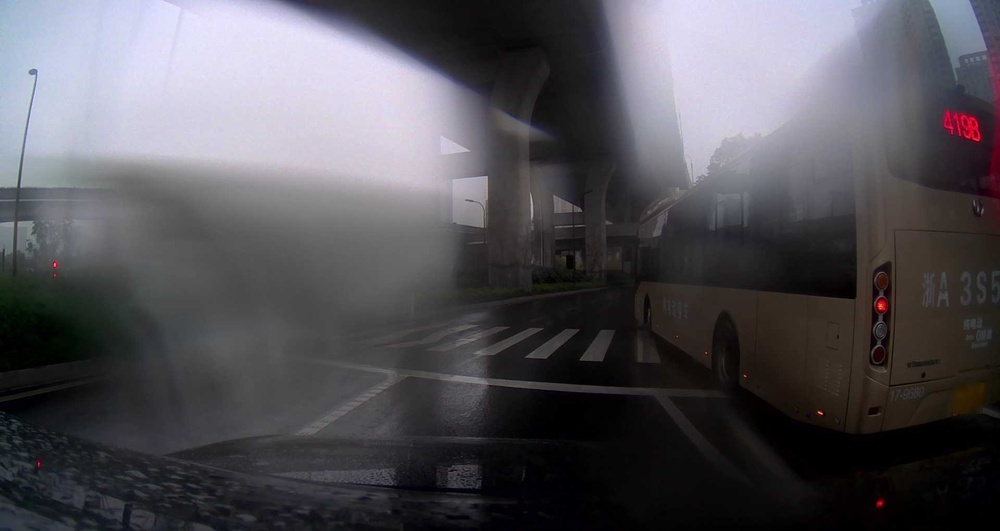
#> input picture Code/assets/image.jpg, 1000 x 531 px, shrunk from 1920 x 1020 before the run
$ python -i dark_channel_prior.py   (imports and definitions only)
#> lines starting #> are read from the running program, lines starting #| are printed output that depends on the picture
import numpy as np
import cv2 as cv
import matplotlib.pyplot as plt
import scipy.ndimage as ndimage

def bgr2rgb(img):
    b,g,r = cv.split(img)
    return cv.merge([r,g,b])

# img = bgr2rgb(cv.imread("/content/test3.jpg"))


def get_dark_channel_prior(img, w_size=15):
    """
    img    -> 3D tensor in RGB format
    w_size -> size of patch to consider (default is 15)
    """
    J_dark = ndimage.minimum_filter(img, footprint=np.ones((w_size, w_size, 3)), mode='nearest')

    return J_dark[:, :, 1]


def estimate_atmospheric_light(img, w_size=15):
    """
    img -> 3D tensor in RGB format

    ret ->
        A_r |
        A_g | -> estimated atmospheric light in the RGB channels
        A_c |
    """
    size = img.shape[:2]
    k = int(0.001 * np.prod(size))
    j_dark = get_dark_channel_prior(img, w_size=w_size)
    idx = np.argpartition(-j_dark.ravel(), k)[:k]
    x, y = np.hsplit(np.column_stack(np.unravel_index(idx, size)), 2)

    A = np.array([img[x, y, 0].max(), img[x, y, 1].max(), img[x, y, 2].max()])
    return A


def estimate_transmission(img, omega=0.95, w_size=15):
    """
    Estimates the transmission map using the dark channel prior of the normalized image.
    A small fraction, omega, of the haze is kept to retain depth perspective after haze removal.

    img   -> 3D Tensor in RGB format
    omega -> fraction of haze to keep in image (default is 0.95)
    """
    A = estimate_atmospheric_light(img)
    norm_img = img / A
    norm_img_dc = get_dark_channel_prior(norm_img, w_size=w_size)

    return 1 - omega * norm_img_dc


def guided_filter(I, p, omega=60, eps=0.01):
    """
    from http://kaiminghe.com/publications/eccv10guidedfilter.pdf
    and  https://arxiv.org/pdf/1505.00996.pdf

    I     -> guidance image, 3D Tensor in RGB format
    p     -> filtering input image,
    omega -> window size (default is 60)
    eps   -> regularization parameter (default 0.01)
    """

    w_size = (omega, omega)
    I = I / 255
    I_r, I_g, I_b = I[:, :, 0], I[:, :, 1], I[:, :, 2]

    mean_I_r = cv.blur(I_r, w_size)
    mean_I_g = cv.blur(I_g, w_size)
    mean_I_b = cv.blur(I_b, w_size)

    mean_p = cv.blur(p, w_size)

    mean_Ip_r = cv.blur(I_r * p, w_size)
    mean_Ip_g = cv.blur(I_g * p, w_size)
    mean_Ip_b = cv.blur(I_b * p, w_size)

    cov_Ip_r = mean_Ip_r - mean_I_r * mean_p
    cov_Ip_g = mean_Ip_g - mean_I_g * mean_p
    cov_Ip_b = mean_Ip_b - mean_I_b * mean_p
    cov_Ip = np.stack([cov_Ip_r, cov_Ip_g, cov_Ip_b], axis=-1)

    var_I_rr = cv.blur(I_r * I_r, w_size) - mean_I_r * mean_I_r
    var_I_rg = cv.blur(I_r * I_g, w_size) - mean_I_r * mean_I_g
    var_I_rb = cv.blur(I_r * I_b, w_size) - mean_I_r * mean_I_b
    var_I_gb = cv.blur(I_g * I_b, w_size) - mean_I_g * mean_I_b
    var_I_gg = cv.blur(I_g * I_g, w_size) - mean_I_g * mean_I_g
    var_I_bb = cv.blur(I_b * I_b, w_size) - mean_I_b * mean_I_b

    a = np.zeros(I.shape)
    for x, y in np.ndindex(I.shape[:2]):
        Sigma = np.array([
            [var_I_rr[x, y], var_I_rg[x, y], var_I_rb[x, y]],
            [var_I_rg[x, y], var_I_gg[x, y], var_I_gb[x, y]],
            [var_I_rb[x, y], var_I_gb[x, y], var_I_bb[x, y]]
        ])
        c = cov_Ip[x, y, :]

        a[x, y, :] = np.linalg.inv(Sigma + eps * np.eye(3)).dot(c)

    mean_a = np.stack([cv.blur(a[:, :, 0], w_size), cv.blur(a[:, :, 1], w_size), cv.blur(a[:, :, 2], w_size)], axis=-1)
    mean_I = np.stack([mean_I_r, mean_I_g, mean_I_b], axis=-1)

    b = mean_p - np.sum(a * mean_I, axis=2)
    mean_b = cv.blur(b, w_size)
    q = np.sum(mean_a * I, axis=2) + mean_b

    return q


def haze_removal(img, w_size=15, a_omega=0.95, gf_w_size=200, eps=1e-6):
    """
    Implements the haze removal pipeline from
    Single Image Haze Removal Using Dark Channel Prior by He et al. (2009)

    I       -> 3D tensor in RGB format
    w_size  -> window size of local patch (default is 15)
    a_omega -> fraction of haze to keep in image (default is 0.95)
    omega   -> window size for guided filter (default is 200)
    eps     -> regularization parameter for guided filter(default 1e-6)
    """
    img = img.astype(np.int16)
    A = estimate_atmospheric_light(img, w_size=w_size)
    alpha_map = estimate_transmission(img, omega=a_omega, w_size=w_size)
    f_alpha_map = guided_filter(img, alpha_map, omega=gf_w_size, eps=eps)

    img[:, :, 0] -= A[0]
    img[:, :, 1] -= A[1]
    img[:, :, 2] -= A[2]
    z = np.maximum(f_alpha_map, 0.1)
    img[:, :, 0] = img[:, :, 0] / z
    img[:, :, 1] = img[:, :, 1] / z
    img[:, :, 2] = img[:, :, 2] / z

    img[:, :, 0] += A[0]
    img[:, :, 1] += A[1]
    img[:, :, 2] += A[2]

    img = np.maximum(img, 0)
    img = np.minimum(img, 255)

    return img

>>> import cv2
>>> picture = cv2.imread('../assets/image.jpg')
#> picture is the input picture: shape (531, 1000, 3); mean B, G, R 86.8, 81.5, 83.2
>>> result = haze_removal(picture)
#> in get_dark_channel_prior, `J_dark = ndimage.minimum_filter(img, footprint=np.ones((w_size, w_size..`:
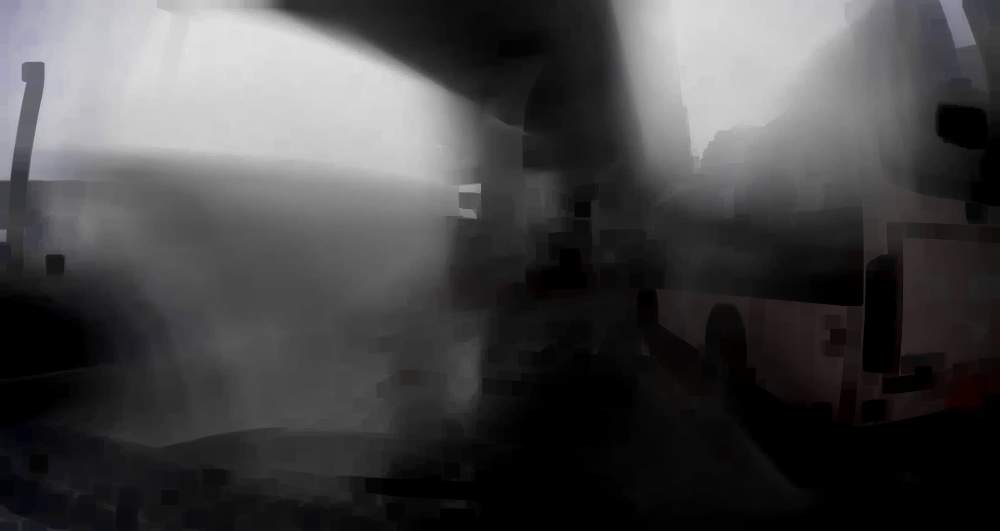
#> J_dark: shape (531, 1000, 3) int16; mean B, G, R 69.6, 68.7, 69.4
#> in estimate_atmospheric_light, `idx = np.argpartition(-j_dark.ravel(), k)[:k]`: idx = 531 values, max 60230 at index 401, min 21218 at index 491, mean 34548.6
#> in estimate_atmospheric_light, `x, y = np.hsplit(np.column_stack(np.unravel_index(idx, size)), 2)`: x = 531 values, max 60 at index 400, min 21 at index 491, mean 34.32; y = 531 values, max 295 at index 317, min 186 at index 185, mean 226.6
#> in estimate_atmospheric_light, `A = np.array([img[x, y, 0].max(), img[x, y, 1].max(), img[x, y, 2].max..`: A = [255, 231, 235]
#> in guided_filter, `cov_Ip = np.stack([cov_Ip_r, cov_Ip_g, cov_Ip_b], axis=-1)`:
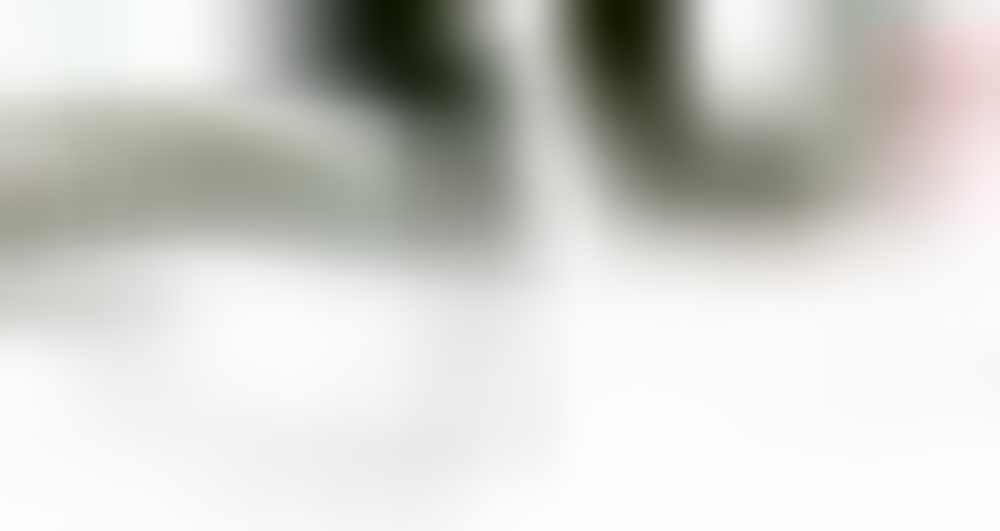
#> cov_Ip: shape (531, 1000, 3) float64; mean of channels 0, 1, 2 -0.0236, -0.0216, -0.0217; drawn with min black and max white
#> in guided_filter, `var_I_rr = cv.blur(I_r * I_r, w_size) - mean_I_r * mean_I_r`:
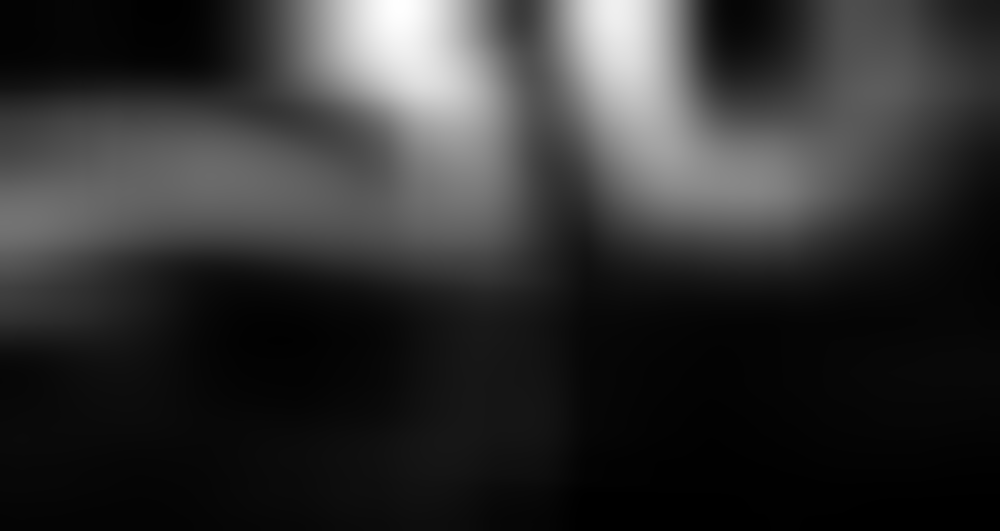
#> var_I_rr: shape (531, 1000) float64; min 0.000118, max 0.137, mean 0.0265; drawn with min black and max white
#> the loop in guided_filter, `for x, y in np.ndindex(I.shape[:2]):` made 531000 passes
#> c on passes 1 to 3: [-0.00258, -0.00231, -0.00351], [-0.00258, -0.00231, -0.00351], [-0.00258, -0.00231, -0.00351]
#> after the loop in guided_filter, `for x, y in np.ndindex(I.shape[:2]):`:
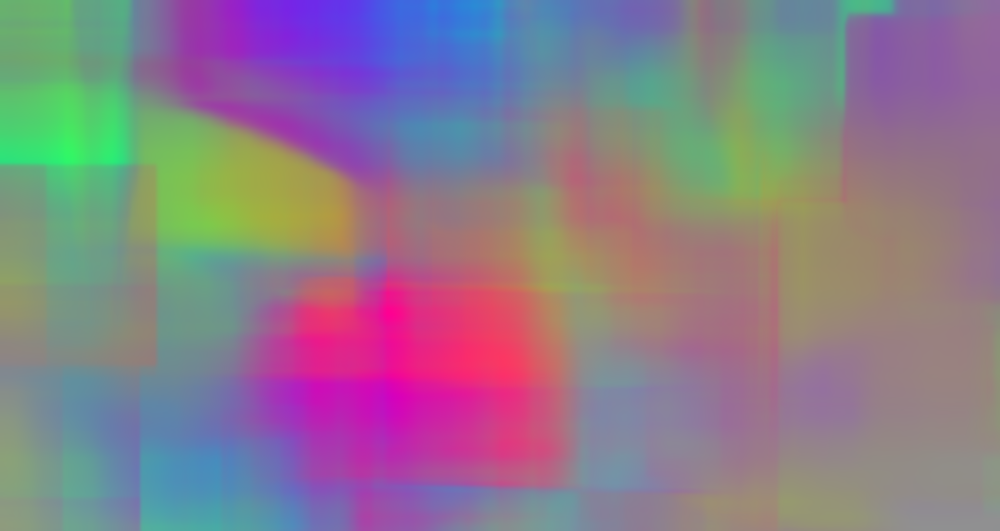
#> a: shape (531, 1000, 3) float64; mean of channels 0, 1, 2 -0.137, -0.527, -0.149; drawn with min black and max white
#> in guided_filter, `b = mean_p - np.sum(a * mean_I, axis=2)`:
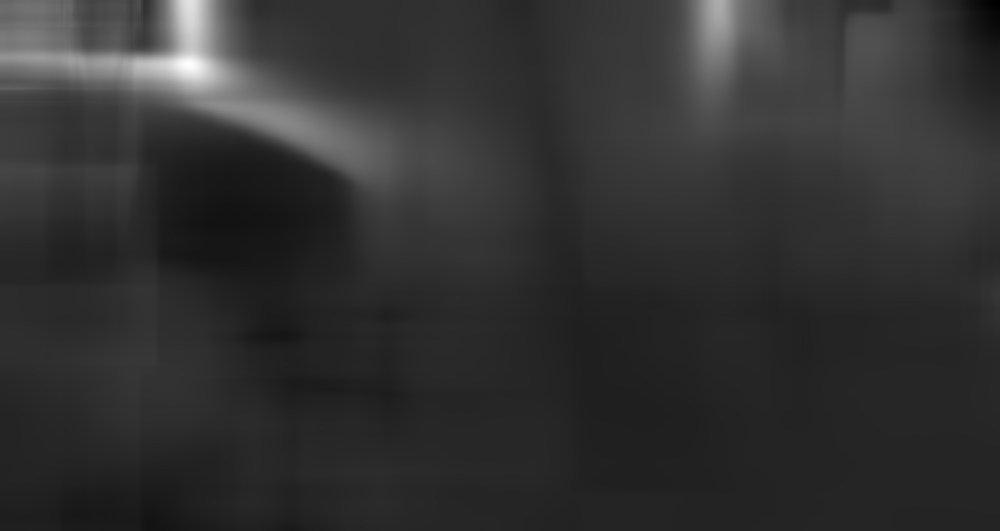
#> b: shape (531, 1000) float64; min 0.917, max 1.5, mean 1.03; drawn with min black and max white
#> in guided_filter, `q = np.sum(mean_a * I, axis=2) + mean_b`:
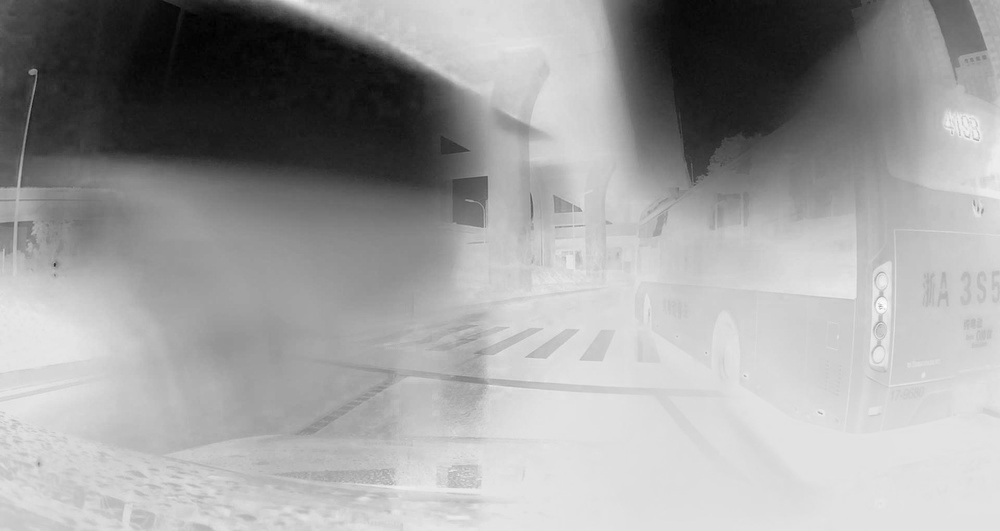
#> q: shape (531, 1000) float64; min 0.0858, max 1.11, mean 0.728; drawn with min black and max white
#> in haze_removal, `img = np.minimum(img, 255)`:
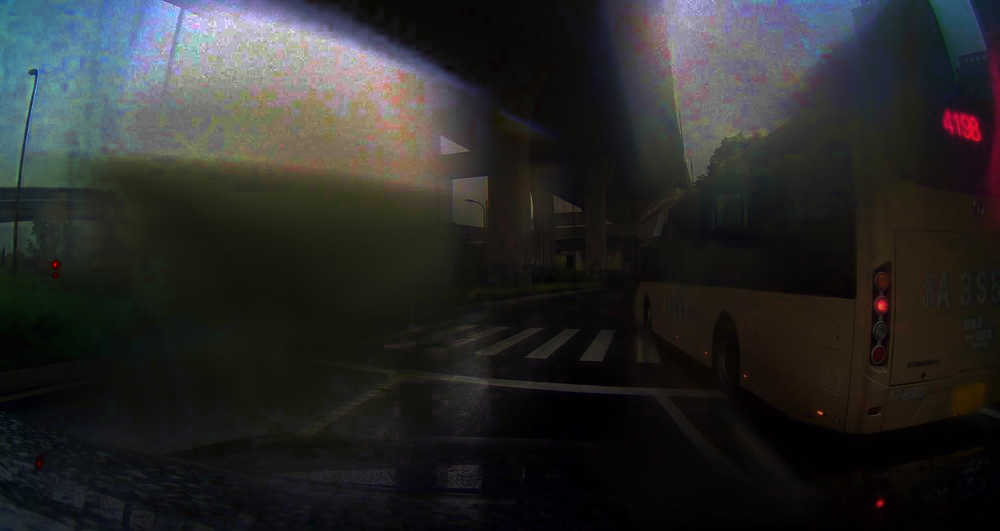
#> img: shape (531, 1000, 3) int16; mean B, G, R 40.8, 41.6, 41.3
